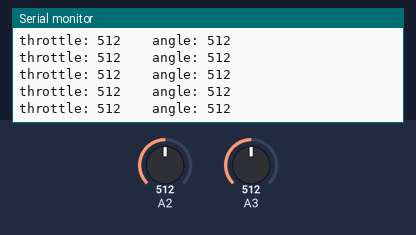
This sketch was run on a simulated Arduino Uno, built with avr-gcc and run on an emulated ATmega328P. Parts: the last lines printed to the serial monitor. The inputs (shaded band) are chosen by the test bench; at power-on: A2 = 512, A3 = 512.

Above: at 1.2 s.
1.3 s: A2 set to 104
At 2.2 s:
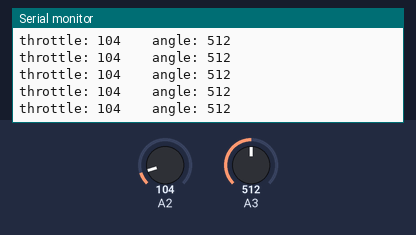
4.3 s: A2 set to 89
At 5.1 s:
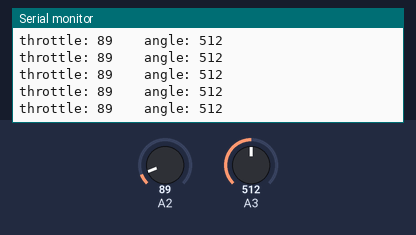
7.3 s: A3 set to 108
At 8.3 s:
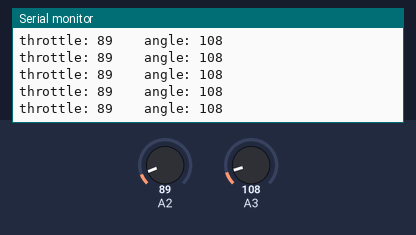
10.3 s: A3 set to 94
At 11.0 s:
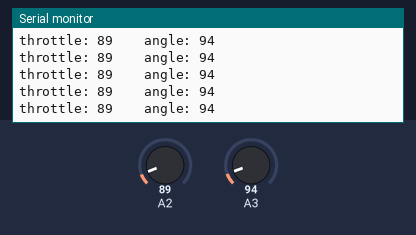
Timing chart, 0 to 13.3 s (numbered marks = the images above; inputs shaded):
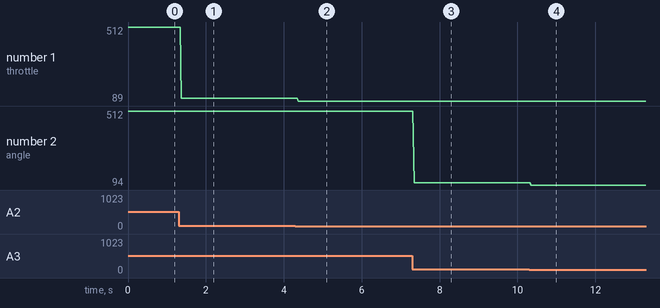

Measured:
- after the input at 1.3 s, the serial monitor: prints a new line after 0.07 s (image 1)
- after the input at 4.3 s, the serial monitor: prints a new line after 0.07 s (image 2)
- after the input at 7.3 s, the serial monitor: prints a new line at once (image 3)
- after the input at 10.3 s, the serial monitor: prints a new line after 0.05 s (image 4)
- plotted number 1: 512 → 104 after the input at 1.3 s, 104 → 89 after the input at 4.3 s
- plotted number 2: 512 → 108 after the input at 7.3 s, 108 → 94 after the input at 10.3 s

The sketch:

pot_test.ino
```cpp
long outputPot;

void setup() {
  Serial.begin(9600);
}

void loop() {
  outputPot = map(analogRead(A2), 0, 1000, -10, 10);

  Serial.print("throttle: ");
  Serial.print(analogRead(A2));
  Serial.print("    angle: ");
  Serial.print(analogRead(A3));
  Serial.print("\n");
}


/*if(digitalRead(pinP) == HIGH){
    pValue = (outputPot * pValueMax) / 1000.000;
  }
  if(digitalRead(pinI) == HIGH){
    iValue = (outputPot * pValueMax) / 1000.000;;
  }
  if(digitalRead(pinD) == HIGH){
    dValue = (outputPot * pValueMax) / 1000.000;
  }


  Serial.print("P: ");
  Serial.print((outputPot * pValueMax)/1000.0000);
  Serial.print(",  I: ");
  Serial.print((outputPot * iValueMax)/1000.0000);
  Serial.print(",  D: ");
  Serial.print((outputPot * dValueMax)/1000.0000);
  Serial.print("\n");

*/
```
